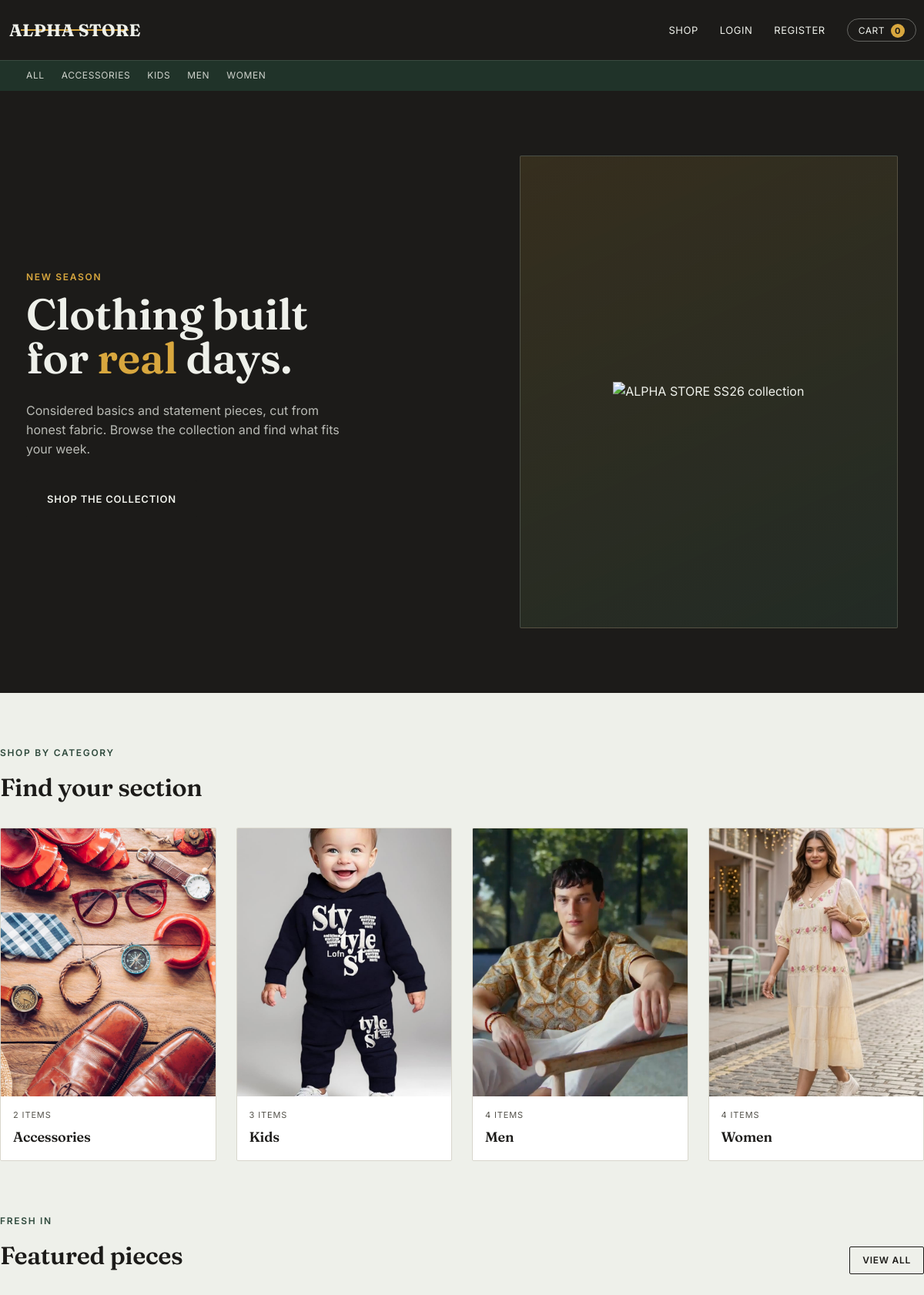
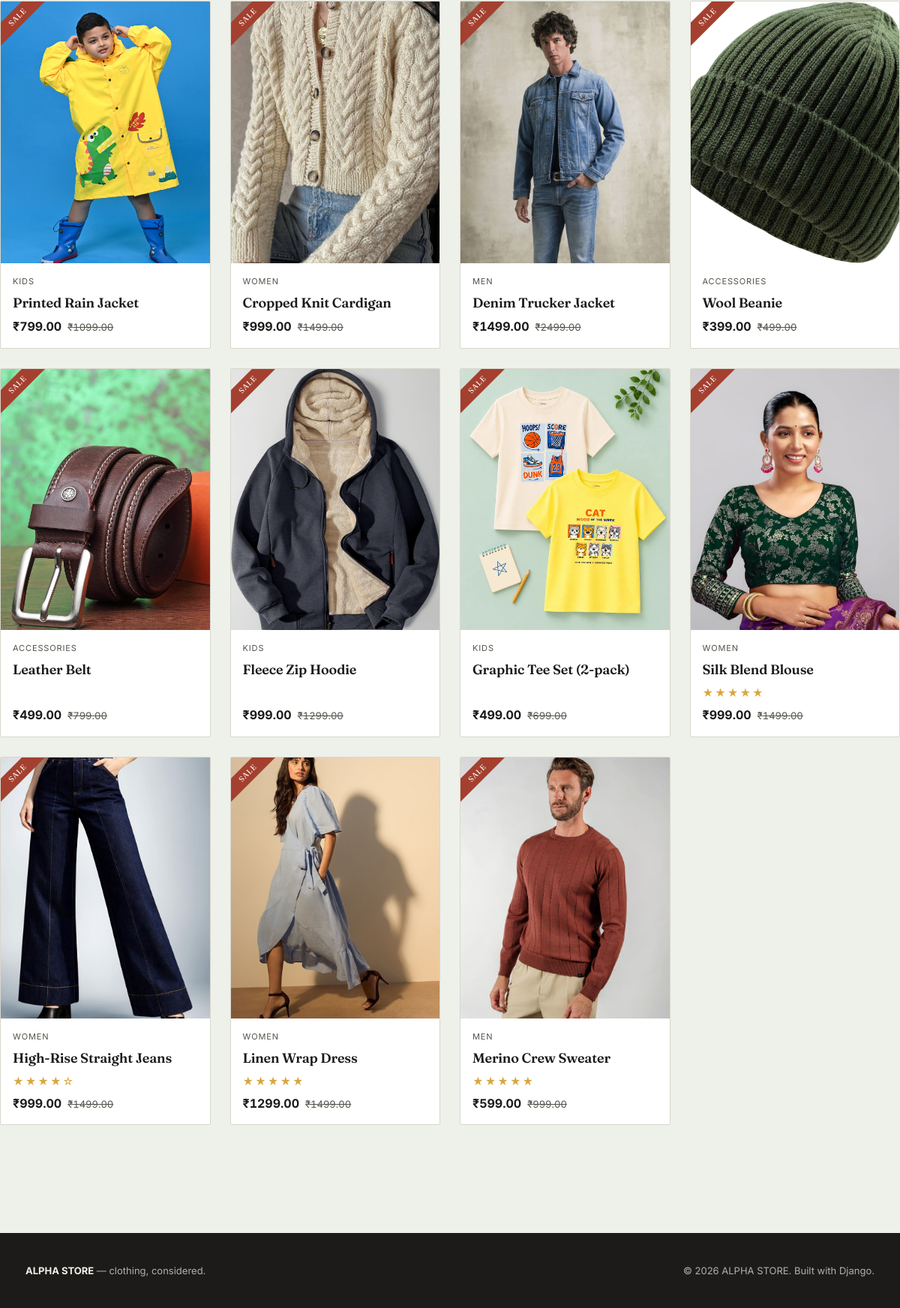
The page / on the database its author committed (2 pictures, top to bottom).
### store/models.py (models this page shows, shortened)
class Category(models.Model):
    name = models.CharField(max_length=120, unique=True)
    slug = models.SlugField(max_length=140, unique=True)
    image = models.ImageField(
        upload_to='categories/', blank=True, null=True,
        help_text='Shown on the homepage "Find your section" tile for this category.'
    )
    class Meta:
        ordering = ['name']
        verbose_name_plural = 'Categories'
    def get_absolute_url(self):
        return reverse('store:product_list_by_category', args=[self.slug])

class Product(models.Model):
    SIZE_CHOICES = [
        ('XS', 'Extra Small'),
        ('S', 'Small'),
        ('M', 'Medium'),
        ('L', 'Large'),
        ('XL', 'Extra Large'),
        ('XXL', 'Double Extra Large'),
    ]
    category = models.ForeignKey(
        Category, related_name='products', on_delete=models.CASCADE
    )
    name = models.CharField(max_length=200)
    slug = models.SlugField(max_length=220, unique=True)
    description = models.TextField(blank=True)
    price = models.DecimalField(max_digits=10, decimal_places=2)
    discount_price = models.DecimalField(
        max_digits=10, decimal_places=2, blank=True, null=True,
        help_text='Optional sale price shown instead of the regular price.'
    )
    image = models.ImageField(upload_to='products/%Y/%m/', blank=True, null=True)
    color = models.CharField(max_length=50, blank=True)
    available_sizes = models.CharField(
        max_length=100, blank=True,
        help_text='Comma separated sizes, e.g. S,M,L,XL'
    )
    stock = models.PositiveIntegerField(default=0)
    available = models.BooleanField(default=True)
    created_at = models.DateTimeField(auto_now_add=True)
    updated_at = models.DateTimeField(auto_now=True)
    class Meta:
        ordering = ['-created_at']
        indexes = [
            models.Index(fields=['id', 'slug']),
        ]
    def get_absolute_url(self):
        return reverse('store:product_detail', args=[self.id, self.slug])
    @property
    def current_price(self):
        return self.discount_price if self.discount_price else self.price
    @property
    def rating_rounded(self):
        result = self.reviews.aggregate(avg=models.Avg('rating'))['avg']
        return int(round(result)) if result else 0
    @property
    def review_count(self):
        return self.reviews.count()

### store/views.py (the view)
# urls.py: path('', views.home, name='home'),
def home(request):
    categories = Category.objects.all()
    featured_products = Product.objects.filter(available=True)[:11]
    return render(request, 'store/home.html', {
        'categories': categories,
        'featured_products': featured_products,
    })

### store/cart.py (called while the page is built)
    def __len__(self):
        return sum(item['quantity'] for item in self.cart.values())

### store/context_processors.py (called while the page is built)
def cart(request):
    return {'cart': Cart(request)}

def categories(request):
    return {'categories_nav': Category.objects.all()}

### store/templates/store/home.html (shortened to what this page needs)
{% extends "store/base.html" %}
{% load static %}
{% block content %}
<section class="hero">
  <div class="container">
    <div>
      <span class="eyebrow" style="color:#d8a73e;">New season</span>
      <h1>Clothing built<br>for <em>real</em> days.</h1>
      <p>Considered basics and statement pieces, cut from honest fabric.
         Browse the collection and find what fits your week.</p>
      <a href="{% url 'store:product_list' %}" class="btn">Shop the collection</a>
    </div>
    <div class="hero-figure">
      <img src="{% static 'store/img/hero.jpg' %}" alt="ALPHA STORE SS26 collection">
    </div>
  </div>
</section>
<section class="section">
  <div class="section-head">
    <div>
      <span class="eyebrow">Shop by category</span>
      <h2>Find your section</h2>
    </div>
  </div>
  <div class="product-grid">
    {% for cat in categories %}
      <a href="{{ cat.get_absolute_url }}" class="product-card">
        <div class="product-thumb">
          {% if cat.image %}
            <img src="{{ cat.image.url }}" alt="{{ cat.name }}">
          {% elif cat.slug == 'men' %}
            <img src="{% static 'store/img/category-men.jpg' %}" alt="{{ cat.name }}">
          {% elif cat.slug == 'women' %}
            <img src="{% static 'store/img/category-women.jpg' %}" alt="{{ cat.name }}">
          {% elif cat.slug == 'kids' %}
            <img src="{% static 'store/img/category-kids.jpg' %}" alt="{{ cat.name }}">
          {% elif cat.slug == 'accessories' %}
            <img src="{% static 'store/img/category-accessories.jpg' %}" alt="{{ cat.name }}">
          {% else %}
            {{ cat.name }}
          {% endif %}
        </div>
        <div class="product-body">
          <span class="product-category">{{ cat.products.count }} item{{ cat.products.count|pluralize }}</span>
          <h3 class="product-name">{{ cat.name }}</h3>
        </div>
      </a>
    {% empty %}
      <div class="empty-state">
        No categories yet. Add some from the Django admin panel.
      </div>
    {% endfor %}
  </div>
</section>
<section class="section" style="padding-top:0;">
  <div class="section-head">
    <div>
      <span class="eyebrow">Fresh in</span>
      <h2>Featured pieces</h2>
    </div>
    <a href="{% url 'store:product_list' %}" class="btn btn-outline btn-small">View all</a>
  </div>
  <div class="product-grid">
    {% for product in featured_products %}
      {% include "store/_product_card.html" %}
    {% empty %}
      <div class="empty-state">
        No products yet. Add some from the Django admin panel.
      </div>
    {% endfor %}
  </div>
</section>
{% endblock %}

### store/templates/store/base.html (shortened to what this page needs)
{% load static %}
<!DOCTYPE html>
<html lang="en">
<head>
  <link rel="stylesheet" href="{% static 'store/css/style.css' %}">
</head>
<body>
  <header class="site-header">
    <div class="container nav">
      <a href="{% url 'store:home' %}" class="wordmark">
        <span class="wordmark-text">ALPHA STORE</span>
        <span class="wordmark-bar"></span>
      </a>
      <ul class="nav-links">
        <li><a href="{% url 'store:product_list' %}">Shop</a></li>
        {% if user.is_authenticated %}
          <li><a href="{% url 'store:order_history' %}">My Orders</a></li>
          <li><a href="{% url 'store:logout' %}">Logout, {{ user.username }}</a></li>
        {% else %}
          <li><a href="{% url 'store:login' %}">Login</a></li>
          <li><a href="{% url 'store:register' %}">Register</a></li>
        {% endif %}
        <li>
          <a href="{% url 'store:cart_detail' %}" class="cart-pill">
            Cart <span class="cart-count">{{ cart|length }}</span>
          </a>
        </li>
      </ul>
    </div>
    <nav class="category-strip">
      <div class="container">
        <a href="{% url 'store:product_list' %}">All</a>
        {% for cat in categories_nav %}
          <a href="{{ cat.get_absolute_url }}">{{ cat.name }}</a>
        {% endfor %}
      </div>
    </nav>
  </header>
  <main>
    {% block content %}{% endblock %}
  </main>
  <footer class="site-footer">
    <div class="container">
      <div><strong>ALPHA STORE</strong> — clothing, considered.</div>
      <div>&copy; {% now "Y" %} ALPHA STORE. Built with Django.</div>
    </div>
  </footer>
</body>
</html>

### store/templates/store/_product_card.html
{% load static %}
<a href="{{ product.get_absolute_url }}" class="product-card">
  <div class="product-thumb">
    {% if product.discount_price %}<span class="badge-sale">Sale</span>{% endif %}
    {% if product.image %}
      <img src="{{ product.image.url }}" alt="{{ product.name }}">
    {% else %}
      {{ product.name }}
    {% endif %}
  </div>
  <div class="product-body">
    <span class="product-category">{{ product.category.name }}</span>
    <h3 class="product-name">{{ product.name }}</h3>
    {% if product.review_count > 0 %}
      <span class="stars small" aria-hidden="true">
        {% for i in "12345" %}{% if forloop.counter <= product.rating_rounded %}★{% else %}☆{% endif %}{% endfor %}
      </span>
    {% endif %}
    <div class="product-price">
      <span class="price-now">₹{{ product.current_price }}</span>
      {% if product.discount_price %}<span class="price-was">₹{{ product.price }}</span>{% endif %}
    </div>
  </div>
</a>

### rows shown on the page
Category: name "ACCESSORIES", image (picture), products.count "2", name "Accessories"
Category: name "KIDS", image (picture), products.count "3", name "Kids"
Category: name "MEN", image (picture), products.count "4", name "Men"
Category: name "WOMEN", image (picture), products.count "4", name "Women"
Product: shows "SALE", image (picture), category.name "KIDS", name "Printed Rain Jacket", current_price "799.00", price "1099.00"
Product: shows "SALE", image (picture), category.name "WOMEN", name "Cropped Knit Cardigan", current_price "999.00", price "1499.00"
Product: shows "SALE", image (picture), category.name "MEN", name "Denim Trucker Jacket", current_price "1499.00", price "2499.00"
Product: shows "SALE", image (picture), category.name "ACCESSORIES", name "Wool Beanie", current_price "399.00", price "499.00"
Product: shows "SALE", image (picture), category.name "ACCESSORIES", name "Leather Belt", current_price "499.00", price "799.00"
Product: shows "SALE", image (picture), category.name "KIDS", name "Fleece Zip Hoodie", current_price "999.00", price "1299.00"
Product: shows "SALE", image (picture), category.name "KIDS", name "Graphic Tee Set (2-pack)", current_price "499.00", price "699.00"
Product: shows "SALE", image (picture), category.name "WOMEN", name "Silk Blend Blouse", current_price "999.00", price "1499.00"
Product: shows "SALE", image (picture), category.name "WOMEN", name "High-Rise Straight Jeans", current_price "999.00", price "1499.00"
Product: shows "SALE", image (picture), category.name "WOMEN", name "Linen Wrap Dress", current_price "1299.00", price "1499.00"
Product: shows "SALE", image (picture), category.name "MEN", name "Merino Crew Sweater", current_price "599.00", price "999.00"

### other values the page prints
{{ cart|length }} "0"
